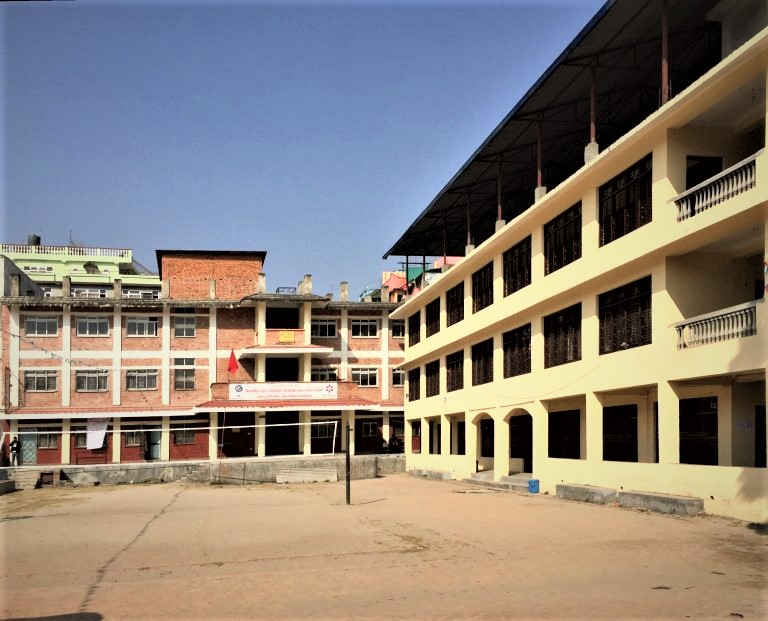
#> input picture archive/php/web_tech/assets/img/rr-1.jpg, 768 x 621 px
$ python main.py ../../archive/php/web_tech/assets/img/rr-1.jpg 100 ../../archive/php/web_tech/assets/img/tu.jpg
#> lines starting #> are read from the running program, lines starting #| are printed output that depends on the picture
import os
import sys
import time
import tempfile
import subprocess
from pathlib import Path
from PIL import Image, ImageFilter, ImageOps

ASCII_CHARS = " .:-=+*%@#"


def get_video_fps(video_path):
    try:
        cmd = [
            "ffprobe",
            "-v",
            "0",
            "-of",
            "csv=p=0",
            "-select_streams",
            "v:0",
            "-show_entries",
            "stream=r_frame_rate",
            video_path,
        ]
        output = subprocess.check_output(cmd).decode().strip()
        num, denom = map(int, output.split("/"))

        if denom != 0:
            return num / denom
        else:
            return 24
    except Exception as e:
        print(f"failed to get fps. using default 24. error: {e}")
        return 24


def clear():
    os.system("clear")


def display_image(path, width, mode):
#> called with width = 100
    img = Image.open(path)
#> img is the input picture: PIL image 768x621 RGB; mean R, G, B 137.4, 128.2, 120.4
    resized = resize_image(img, width, mode)
    ascii_art = image_to_ascii_colored(resized, mode)
    clear()
    print(ascii_art)


def extract_frames(video_path, temp_dir):
    frame_pattern = os.path.join(temp_dir, "frame_%04d.png")
    cmd = f'ffmpeg -i "{video_path}" {frame_pattern} -hide_banner -loglevel error'
    os.system(cmd)


def display_video(video_path, width=100, mode=""):
    fps = get_video_fps(video_path)
    with tempfile.TemporaryDirectory() as temp_dir:
        extract_frames(video_path, temp_dir)
        frame_files = sorted(Path(temp_dir).glob("frame_*.png"))

        for frame_path in frame_files:
            display_image(frame_path, width, mode)
            time.sleep(1 / fps)


def clean_image(img):
    img = img.convert("RGB")
    img = img.filter(ImageFilter.GaussianBlur(radius=1.2))
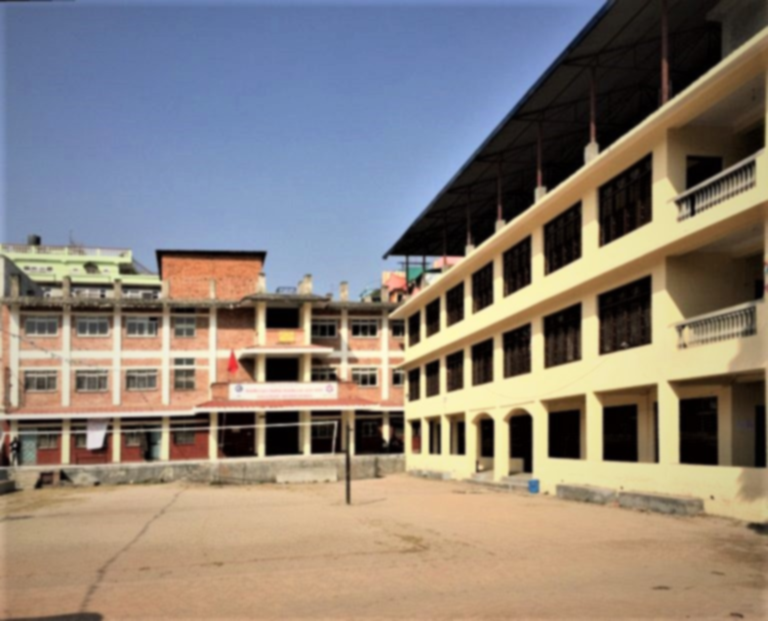
#> img: PIL image 768x621 RGB; mean R, G, B 137.4, 128.2, 120.4
    img = ImageOps.autocontrast(img)
    return img


def resize_image(img, width, mode=""):
    img = clean_image(img)
    aspect_ratio = img.height / img.width
#> aspect_ratio = 0.809
    if mode in ("hack", "-h", "--mode=hack"):
        factor = 0.5
    else:
        factor = 1
    height = int(width * aspect_ratio * factor)
#> height = 80
    return img.resize((width, height))
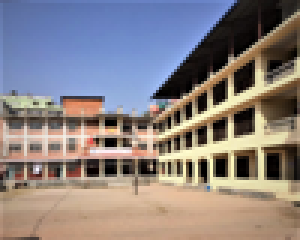
#> returned value: PIL image 100x80 RGB (shown 3 times larger); mean R, G, B 137.3, 129.2, 129.6


def rgb_to_ansi256(r, g, b):
    if r == g == b:
        if r < 8:
            return 16
        if r > 248:
            return 231
        return int(((r - 8) / 247) * 24) + 232
    r_val = int(r / 255 * 5)
    g_val = int(g / 255 * 5)
    b_val = int(b / 255 * 5)
    return 16 + 36 * r_val + 6 * g_val + b_val


def image_to_ascii_colored(img, mode=""):
    img = img.convert("RGB")
    width = img.width
#> width = 100
    pixels = list(img.getdata())
#> pixels = 8000 items, first 6: (88, 101, 145), (86, 99, 141), (85, 100, 141), (86, 101, 146), (88, 105, 151), (88, 105, 151)
    ascii_str = ""

    for y in range(img.height):
        line = ""
        for x in range(width):
            r, g, b = pixels[y * width + x]
            gray = int(0.2126 * r + 0.7152 * g + 0.0722 * b)
            char = ASCII_CHARS[gray * (len(ASCII_CHARS) - 1) // 255]
            color_code = rgb_to_ansi256(r, g, b)
            line += f"\x1b[38;5;{color_code}m{char}\x1b[0m"
        if mode in ("hack", "-h", "--mode=hack") and (y % 2 == 1):
            # ascii_str += "\n"
            # TODO: implement properly aligned calculation. neither is good
            continue
        else:
            ascii_str += line + "\n"

    return ascii_str


def main():
    if len(sys.argv) < 2:
        print("\nusage: python main.py <file> [width] [mode]")
        print("=============================================\n")
        print("example for video in hack mode:")
        print("  python ascii_viewer.py video.mp4 100 hack")
        sys.exit(1)

    file = sys.argv[1]

    if len(sys.argv) < 2:
        width = 100
    else:
        width = int(sys.argv[2])

    if len(sys.argv) < 3:
        mode = ""
    else:
        mode = sys.argv[3]

    if not os.path.exists(file):
        print("file not found.")
        return

    # TODO: do proper check. idk
    if file.lower().endswith((".jpg", ".jpeg", ".png", ".bmp", ".gif")):
        display_image(file, width, mode)
#> (printed output is left out)
    else:
        display_video(file, width, mode)


if __name__ == "__main__":
    main()
